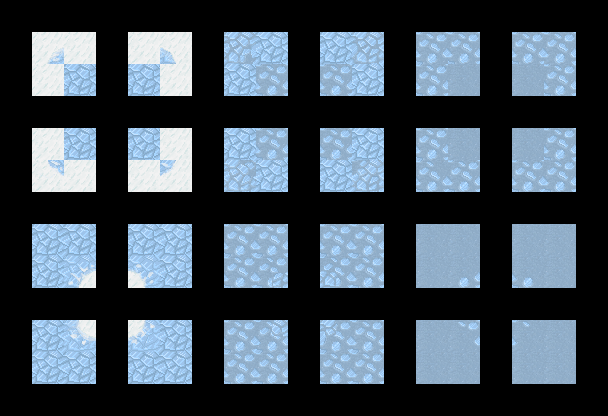

The image is a tile-based game level rendered from a .tmx file. Its description and source (layers, tilesets, objects; grid data summarised) follow:
An orthogonal 19x13 tile map with 32x32 px tiles, 3 tile layers (Regions, Input_set, Output_Ground), 1 hidden layer not drawn, 5 tilesets.

<map version="1.0" orientation="orthogonal" width="19" height="13" tilewidth="32" tileheight="32">
 <tileset firstgid="1" name="set_icemountain" tilewidth="32" tileheight="32">
  <image source="../../graphics/tiles/set_icemountain.png" width="224" height="128" />
 </tileset>
 <tileset firstgid="29" name="set_rules" tilewidth="32" tileheight="32">
  <image source="../../graphics/tiles/set_rules.png" width="64" height="64" />
 </tileset>
 <tileset firstgid="33" name="Snow" tilewidth="32" tileheight="32">
  <image source="../../graphics/tiles/Snow.png" width="512" height="512" />
 </tileset>
 <tileset firstgid="289" name="collision" tilewidth="32" tileheight="32">
  <image source="../../graphics/tiles/collision.png" width="64" height="32" />
 </tileset>
 <tileset firstgid="291" name="Snow_ground" tilewidth="32" tileheight="32">
  <image source="../../graphics/tiles/Snow_ground.png" width="352" height="224" />
 </tileset>
 <layer name="Regions" width="19" height="13">
  <data>[247 cells, 96 non-empty, 1 distinct tile ids]</data>
 </layer>
 <layer name="Input_set" width="19" height="13">
  <data>[247 cells, 96 non-empty, 4 distinct tile ids]</data>
 </layer>
 <layer name="Output_Ground" width="19" height="13">
  <data>[247 cells, 24 non-empty, 24 distinct tile ids]</data>
 </layer>
 <layer name="Output_Collision" width="19" height="13" visible="0">
  <data>[247 cells, 16 non-empty, 1 distinct tile ids]</data>
 </layer>
</map>
